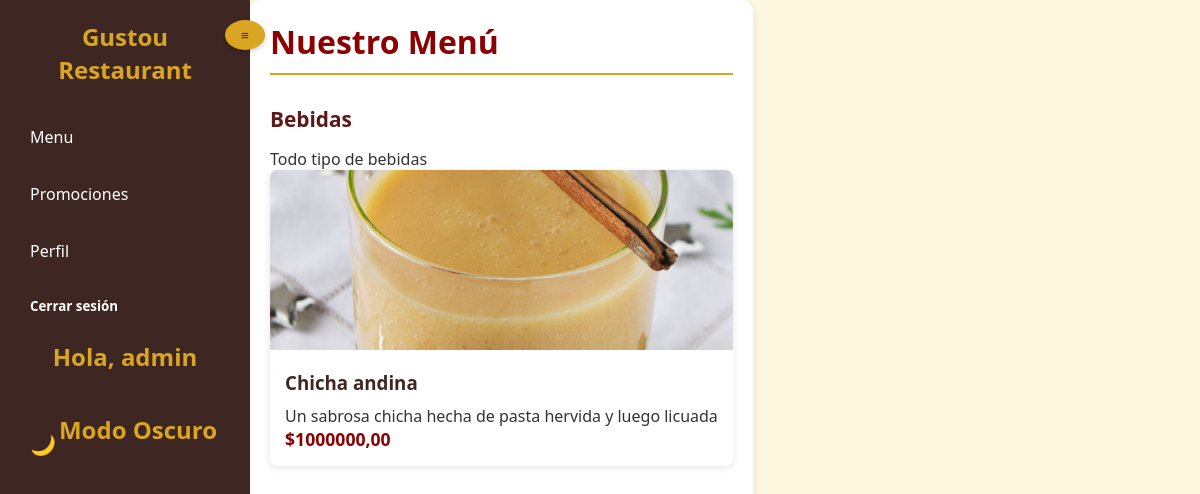
/menu/ (signed in), run on an earlier commit of the app's database.
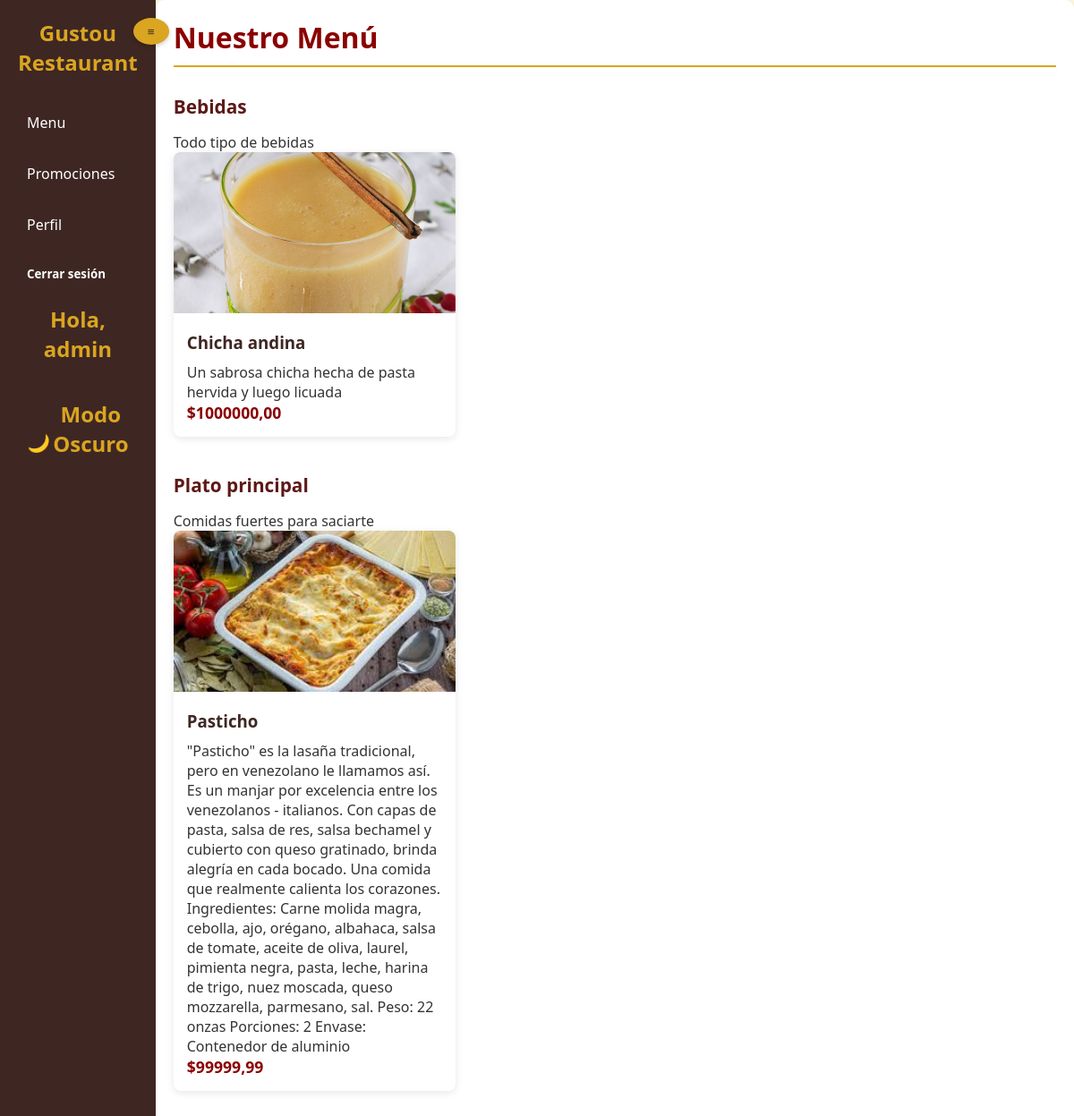
And on a later commit of the database.
### home/models.py (models this page shows, shortened)
class Categoria(models.Model):
    nombre = models.CharField(max_length=50, unique=True)
    descripcion = models.TextField(blank=True, null=True)
    class Meta:
        verbose_name = "Categoría"
        verbose_name_plural = "Categorías"

class Producto(models.Model):
    nombre = models.CharField(
        max_length=100, verbose_name="Nombre del producto")
    descripcion = models.TextField(
        verbose_name="Descripción", blank=True, null=True)
    precio = models.DecimalField(
        max_digits=10,
        decimal_places=2,
        validators=[MinValueValidator(0.01)],
        verbose_name="Precio"
    )
    imagen = models.ImageField(
        upload_to="menu/imagenes/",
        verbose_name="Imagen del producto",
        blank=True,
        null=True
    )
    categoria = models.ForeignKey(
        Categoria,
        on_delete=models.SET_NULL,
        null=True,
        blank=True,
        verbose_name="Categoría"
    )
    disponible = models.BooleanField(default=True, verbose_name="¿Disponible?")
    fecha_creacion = models.DateTimeField(
        auto_now_add=True, verbose_name="Fecha de creación")
    fecha_actualizacion = models.DateTimeField(
        auto_now=True, verbose_name="Fecha de actualización")
    class Meta:
        verbose_name = "Producto"
        verbose_name_plural = "Productos"
        ordering = ["categoria", "nombre"]

### home/views.py (the view)
# urls.py: path('menu/', MenuListView.as_view(), name='menu'),
class MenuListView(LoginRequiredMixin, ListView):
    model = Producto
    template_name = 'restaurant/menu.html'
    context_object_name = 'categorias_con_productos'
    login_url = 'login'
    def get_queryset(self):
        return Categoria.objects.filter(
            producto__disponible=True
        ).distinct().prefetch_related(
            'producto_set'  # Optimización para evitar consultas N+1
        ).order_by('nombre')
    def get_context_data(self, **kwargs):
        context = super().get_context_data(**kwargs)
        return context

### templates/restaurant/menu.html (shortened to what this page needs)
{% load static %}
<!DOCTYPE html>
<html lang="es">
  <head>
    <link rel="stylesheet" href="{% static 'css/styles.css' %}">
  </head>
  <body>
    {% include 'includes/navbar.html' %}
    <div class="menu-container">
      <h1>Nuestro Menú</h1>
      {% if categorias_con_productos %}
      {% for categoria in categorias_con_productos %}
      <div class="categoria-section">
        <h2 class="categoria-title">{{ categoria.nombre }}</h2>
        {% if categoria.descripcion %}
        <p>{{ categoria.descripcion }}</p>
        {% endif %}
        <div class="productos-grid">
          {% for producto in categoria.producto_set.all %}
          {% if producto.disponible %}
          <div class="producto-card">
            {% if producto.imagen %}
            <img
              class="producto-imagen"
              src="{{ producto.imagen.url }}"
              alt="{{ producto.nombre }}"
            />
            {% else %}
            <div class="producto-imagen" style="background: #f5f5f5"></div>
            {% endif %}
            <div class="producto-body">
              <h3 class="producto-nombre">{{ producto.nombre }}</h3>
              {% if producto.descripcion %}
              <p class="producto-descripcion">{{ producto.descripcion }}</p>
              {% endif %}
              <p class="producto-precio">${{ producto.precio }}</p>
            </div>
          </div>
          {% endif %}
          {% endfor %}
        </div>
      </div>
      {% endfor %} {% else %}
      <div class="sin-productos">
        <p>Actualmente no hay productos disponibles en el menú.</p>
      </div>
      {% endif %}
    </div>
  </body>
</html>

### templates/includes/navbar.html (shortened to what this page needs)
{% load static %}
<!DOCTYPE html>
<html lang="es">
  <head>
    <link rel="stylesheet" href="{% static 'css/styles.css' %}" />
  </head>
  <body>
    <div class="navbar">
      <button class="navbar-toggle">≡</button>
      <span>Gustou Restaurant</span>
      <ul>
        <li><a href="{% url 'menu' %}">Menu</a></li>
        <li><a href="{% url 'promociones' %}">Promociones</a></li>
        {% if user.is_authenticated %}
        <li><a href="#">Perfil</a></li>
        <li>
          <form action="{% url 'logout' %}" method="post">
            <button type="submit">Cerrar sesión</button>
          </form>
        </li>
        <li><span>Hola, {{ user.username }}</span></li>
        {% else %}
        <li><a href="{% url 'login' %}">Inicio de sesión</a></li>
        <li><a href="{% url 'signup' %}">Registrarse</a></li>
        {% endif %}
        <li class="theme-container">
          <button class="theme-toggle" aria-label="Cambiar tema">
            <i class="toggle-icon">🌓</i>
            <span class="theme-text">Modo Oscuro</span>
          </button>
        </li>
      </ul>
    </div>
  </body>
</html>

### static/css/styles.css (style rules this page uses)
:root { --primary-color: #8B0000; --secondary-color: #DAA520; --accent-color: #5D1917; --light-color: #FFF8E1; --dark-color: #3E2723; --text-color: #333; --text-light: #fff; --bg-color: #FFF8E1; --card-bg: #fff; --nav-bg: #3E2723; }
* { margin: 0; padding: 0; box-sizing: border-box; font-family: 'Segoe UI', Tahoma, Geneva, Verdana, sans-serif; }
body { background-color: var(--bg-color); color: var(--text-color); display: flex; min-height: 100vh; }
.navbar { background-color: var(--nav-bg); color: var(--text-light); width: 250px; min-height: 100vh; padding: 20px; transition: all 0.3s ease; position: relative; z-index: 1000; }
.navbar-toggle { position: absolute; top: 20px; right: -15px; background-color: var(--secondary-color); color: var(--dark-color); border: none; width: 30px; height: 30px; border-radius: 50%; cursor: pointer; display: flex; align-items: center; justify-content: center; font-weight: bold; box-shadow: 0 2px 5px rgba(0, 0, 0, 0.2); z-index: 1001; }
.navbar span { display: block; font-size: 1.5rem; font-weight: bold; margin-bottom: 30px; color: var(--secondary-color); text-align: center; transition: all 0.3s ease; }
.navbar ul { list-style: none; }
.navbar li { margin-bottom: 15px; transition: all 0.3s ease; }
.navbar li a { color: var(--text-light); text-decoration: none; display: flex; align-items: center; padding: 10px; border-radius: 5px; transition: all 0.3s ease; }
.navbar li button { background: none; border: none; color: var(--text-light); cursor: pointer; width: 100%; text-align: left; padding: 10px; border-radius: 5px; }
.menu-container { background-color: var(--card-bg); padding: 20px; border-radius: 10px; box-shadow: 0 2px 10px rgba(0, 0, 0, 0.1); }
.menu-container h1 { color: var(--primary-color); margin-bottom: 30px; padding-bottom: 10px; border-bottom: 2px solid var(--secondary-color); }
.categoria-section { margin-bottom: 40px; }
.categoria-title { color: var(--accent-color); margin-bottom: 15px; font-size: 1.3rem; }
.productos-grid { display: grid; grid-template-columns: repeat(auto-fill, minmax(250px, 1fr)); gap: 20px; }
.producto-card { background-color: var(--card-bg); border-radius: 8px; overflow: hidden; box-shadow: 0 2px 8px rgba(0, 0, 0, 0.1); transition: all 0.3s ease; }
.producto-imagen { width: 100%; height: 180px; object-fit: cover; }
.producto-body { padding: 15px; }
.producto-nombre { color: var(--dark-color); margin-bottom: 10px; }
.producto-precio { color: var(--primary-color); font-weight: bold; font-size: 1.1rem; }
button, a.button { background-color: var(--secondary-color); color: var(--dark-color); border: none; padding: 10px 20px; border-radius: 5px; cursor: pointer; font-weight: bold; text-decoration: none; display: inline-block; transition: all 0.3s ease; }
.theme-toggle { background: none; border: none; color: var(--secondary-color); cursor: pointer; font-size: 1.2rem; margin-left: auto; padding: 10px; display: flex; align-items: center; }
.theme-toggle i { margin-right: 5px; }
.theme-container { display: flex; align-items: center; margin-left: auto; }

What changed in the data, as far as the page shows it:
added Categoria: nombre "Plato principal", descripcion "Comidas fuertes para saciarte"
added Producto: imagen (picture), nombre "Pasticho", descripcion "\"Pasticho\" es la lasaña tradicional, pero en venezolano le llamamos así. Es un manjar por excelencia entre los venezolanos - italianos. Con capas de pasta, salsa de res, salsa bechamel y cubierto con queso gratinado, brinda alegría en cada bocado. Una comida que realmente calienta los corazones. Ingredientes: Carne molida magra, cebolla, ajo, orégano, albahaca, salsa de tomate, aceite de oliva, laurel, pimienta negra, pasta, leche, harina de trigo, nuez moscada, queso mozzarella, parmesano, sal. Peso: 22 onzas Porciones: 2 Envase: Contenedor de aluminio", precio "99999,99", shown under "Plato principal"
